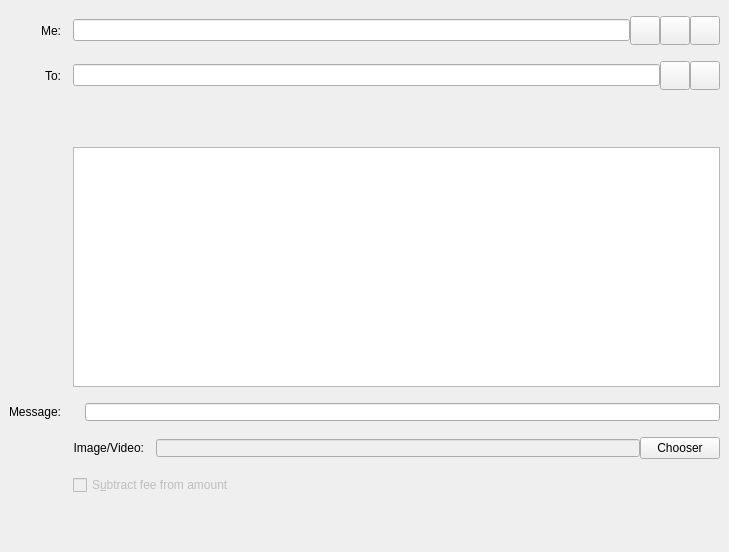
<?xml version="1.0" encoding="UTF-8"?>
<ui version="4.0">
 <class>ChatEntry</class>
 <widget class="QStackedWidget" name="ChatEntry">
  <property name="geometry">
   <rect>
    <x>0</x>
    <y>0</y>
    <width>729</width>
    <height>552</height>
   </rect>
  </property>
  <property name="focusPolicy">
   <enum>Qt::TabFocus</enum>
  </property>
  <property name="autoFillBackground">
   <bool>false</bool>
  </property>
  <property name="currentIndex">
   <number>0</number>
  </property>
  <widget class="QFrame" name="Chat">
   <property name="toolTip">
    <string>This is a normal payment.</string>
   </property>
   <property name="frameShape">
    <enum>QFrame::NoFrame</enum>
   </property>
   <layout class="QGridLayout" name="gridLayout">
    <property name="topMargin">
     <number>8</number>
    </property>
    <property name="bottomMargin">
     <number>4</number>
    </property>
    <property name="horizontalSpacing">
     <number>12</number>
    </property>
    <property name="verticalSpacing">
     <number>8</number>
    </property>
    <item row="1" column="1">
     <layout class="QHBoxLayout" name="chatToLayout">
      <property name="spacing">
       <number>0</number>
      </property>
      <item>
       <widget class="QValidatedLineEdit" name="chatTo">
        <property name="toolTip">
         <string>The IMG address to send the message</string>
        </property>
       </widget>
      </item>
      <item>
       <widget class="QToolButton" name="addressBookButton">
        <property name="toolTip">
         <string>Choose previously used address</string>
        </property>
        <property name="text">
         <string/>
        </property>
        <property name="iconSize">
         <size>
          <width>22</width>
          <height>22</height>
         </size>
        </property>
        <property name="shortcut">
         <string>Alt+A</string>
        </property>
       </widget>
      </item>
      <item>
       <widget class="QToolButton" name="pasteButton">
        <property name="toolTip">
         <string>Paste address from clipboard</string>
        </property>
        <property name="text">
         <string/>
        </property>
        <property name="iconSize">
         <size>
          <width>22</width>
          <height>22</height>
         </size>
        </property>
        <property name="shortcut">
         <string>Alt+P</string>
        </property>
       </widget>
      </item>
     </layout>
    </item>
    <item row="0" column="0">
     <widget class="QLabel" name="chatMelabel">
      <property name="text">
       <string>Me:</string>
      </property>
      <property name="alignment">
       <set>Qt::AlignRight|Qt::AlignTrailing|Qt::AlignVCenter</set>
      </property>
     </widget>
    </item>
    <item row="2" column="1">
     <widget class="QLabel" name="labelchatTo">
      <property name="maximumSize">
       <size>
        <width>16777215</width>
        <height>25</height>
       </size>
      </property>
      <property name="text">
       <string/>
      </property>
     </widget>
    </item>
    <item row="0" column="1">
     <layout class="QHBoxLayout" name="horizontalLayout_2">
      <property name="spacing">
       <number>0</number>
      </property>
      <item>
       <widget class="QValidatedLineEdit" name="chatReceive">
        <property name="toolTip">
         <string>IMG address to sender send you message</string>
        </property>
        <property name="maxLength">
         <number>33774</number>
        </property>
       </widget>
      </item>
      <item>
       <widget class="QToolButton" name="ReceiveAddressBookButton">
        <property name="text">
         <string/>
        </property>
        <property name="iconSize">
         <size>
          <width>22</width>
          <height>22</height>
         </size>
        </property>
       </widget>
      </item>
      <item>
       <widget class="QToolButton" name="pasteReceiveButton">
        <property name="text">
         <string/>
        </property>
        <property name="iconSize">
         <size>
          <width>22</width>
          <height>22</height>
         </size>
        </property>
       </widget>
      </item>
      <item>
       <widget class="QToolButton" name="deleteButton">
        <property name="toolTip">
         <string>Remove this entry</string>
        </property>
        <property name="text">
         <string/>
        </property>
        <property name="iconSize">
         <size>
          <width>22</width>
          <height>22</height>
         </size>
        </property>
       </widget>
      </item>
     </layout>
    </item>
    <item row="15" column="0">
     <widget class="QLabel" name="messageLabel">
      <property name="text">
       <string/>
      </property>
      <property name="alignment">
       <set>Qt::AlignRight|Qt::AlignTrailing|Qt::AlignVCenter</set>
      </property>
     </widget>
    </item>
    <item row="1" column="0">
     <widget class="QLabel" name="chatToLabel">
      <property name="text">
       <string>To:</string>
      </property>
      <property name="alignment">
       <set>Qt::AlignRight|Qt::AlignTrailing|Qt::AlignVCenter</set>
      </property>
      <property name="buddy">
       <cstring>chatTo</cstring>
      </property>
     </widget>
    </item>
    <item row="9" column="1">
     <widget class="QTableView" name="chattableView">
      <property name="minimumSize">
       <size>
        <width>600</width>
        <height>240</height>
       </size>
      </property>
      <property name="maximumSize">
       <size>
        <width>16777215</width>
        <height>240</height>
       </size>
      </property>
     </widget>
    </item>
    <item row="11" column="0">
     <widget class="QLabel" name="Labelimgbase64">
      <property name="text">
       <string>Message:</string>
      </property>
      <property name="alignment">
       <set>Qt::AlignRight|Qt::AlignTrailing|Qt::AlignVCenter</set>
      </property>
      <property name="buddy">
       <cstring>Imgbase64Edit</cstring>
      </property>
     </widget>
    </item>
    <item row="15" column="1">
     <widget class="QLabel" name="messageTextLabel">
      <property name="maximumSize">
       <size>
        <width>16777215</width>
        <height>25</height>
       </size>
      </property>
      <property name="toolTip">
       <string>A message that was attached to the dash: URI which will be stored with the transaction for your reference. Note: This message will not be sent over the Dash network.</string>
      </property>
      <property name="textFormat">
       <enum>Qt::PlainText</enum>
      </property>
     </widget>
    </item>
    <item row="11" column="1">
     <layout class="QHBoxLayout" name="horizontalLayout_3">
      <property name="spacing">
       <number>0</number>
      </property>
      <property name="leftMargin">
       <number>0</number>
      </property>
      <item>
       <widget class="QLineEdit" name="Imgbase64Edit">
        <property name="enabled">
         <bool>true</bool>
        </property>
        <property name="toolTip">
         <string>Enter a message to send.</string>
        </property>
        <property name="styleSheet">
         <string notr="true">margin-left:12px</string>
        </property>
        <property name="maxLength">
         <number>3000000</number>
        </property>
       </widget>
      </item>
     </layout>
    </item>
    <item row="13" column="1">
     <layout class="QHBoxLayout" name="horizontalLayout">
      <property name="spacing">
       <number>0</number>
      </property>
      <property name="leftMargin">
       <number>0</number>
      </property>
      <item>
       <widget class="QLabel" name="Imagelabel">
        <property name="text">
         <string>Image/Video:</string>
        </property>
        <property name="alignment">
         <set>Qt::AlignRight|Qt::AlignTrailing|Qt::AlignVCenter</set>
        </property>
       </widget>
      </item>
      <item>
       <widget class="QLineEdit" name="FileNamesTxt">
        <property name="enabled">
         <bool>false</bool>
        </property>
        <property name="styleSheet">
         <string notr="true">margin-left:12px</string>
        </property>
       </widget>
      </item>
      <item>
       <widget class="QPushButton" name="chooserButton">
        <property name="text">
         <string>Chooser</string>
        </property>
       </widget>
      </item>
     </layout>
    </item>
    <item row="14" column="1">
     <layout class="QHBoxLayout" name="horizontalLayoutAmount" stretch="0,1">
      <item>
       <widget class="BitcoinAmountField" name="payAmount" native="true">
        <property name="enabled">
         <bool>true</bool>
        </property>
       </widget>
      </item>
      <item>
       <widget class="QCheckBox" name="checkboxSubtractFeeFromAmount">
        <property name="enabled">
         <bool>false</bool>
        </property>
        <property name="visible">
         <bool>false</bool>
        </property>
        <property name="toolTip">
         <string>The fee will be deducted from the amount being sent. The recipient will receive a lower amount of Dash than you enter in the amount field. If multiple recipients are selected, the fee is split equally.</string>
        </property>
        <property name="text">
         <string>S&amp;ubtract fee from amount</string>
        </property>
       </widget>
      </item>
     </layout>
    </item>
   </layout>
  </widget>
  <widget class="QFrame" name="SendCoins_UnauthenticatedPaymentRequest">
   <property name="palette">
    <palette>
     <active>
      <colorrole role="WindowText">
       <brush brushstyle="SolidPattern">
        <color alpha="255">
         <red>0</red>
         <green>0</green>
         <blue>0</blue>
        </color>
       </brush>
      </colorrole>
      <colorrole role="Button">
       <brush brushstyle="SolidPattern">
        <color alpha="255">
         <red>255</red>
         <green>255</green>
         <blue>127</blue>
        </color>
       </brush>
      </colorrole>
      <colorrole role="Light">
       <brush brushstyle="SolidPattern">
        <color alpha="255">
         <red>255</red>
         <green>255</green>
         <blue>255</blue>
        </color>
       </brush>
      </colorrole>
      <colorrole role="Midlight">
       <brush brushstyle="SolidPattern">
        <color alpha="255">
         <red>255</red>
         <green>255</green>
         <blue>191</blue>
        </color>
       </brush>
      </colorrole>
      <colorrole role="Dark">
       <brush brushstyle="SolidPattern">
        <color alpha="255">
         <red>127</red>
         <green>127</green>
         <blue>63</blue>
        </color>
       </brush>
      </colorrole>
      <colorrole role="Mid">
       <brush brushstyle="SolidPattern">
        <color alpha="255">
         <red>170</red>
         <green>170</green>
         <blue>84</blue>
        </color>
       </brush>
      </colorrole>
      <colorrole role="Text">
       <brush brushstyle="SolidPattern">
        <color alpha="255">
         <red>0</red>
         <green>0</green>
         <blue>0</blue>
        </color>
       </brush>
      </colorrole>
      <colorrole role="BrightText">
       <brush brushstyle="SolidPattern">
        <color alpha="255">
         <red>255</red>
         <green>255</green>
         <blue>255</blue>
        </color>
       </brush>
      </colorrole>
      <colorrole role="ButtonText">
       <brush brushstyle="SolidPattern">
        <color alpha="255">
         <red>0</red>
         <green>0</green>
         <blue>0</blue>
        </color>
       </brush>
      </colorrole>
      <colorrole role="Base">
       <brush brushstyle="SolidPattern">
        <color alpha="255">
         <red>255</red>
         <green>255</green>
         <blue>255</blue>
        </color>
       </brush>
      </colorrole>
      <colorrole role="Window">
       <brush brushstyle="SolidPattern">
        <color alpha="255">
         <red>255</red>
         <green>255</green>
         <blue>127</blue>
        </color>
       </brush>
      </colorrole>
      <colorrole role="Shadow">
       <brush brushstyle="SolidPattern">
        <color alpha="255">
         <red>0</red>
         <green>0</green>
         <blue>0</blue>
        </color>
       </brush>
      </colorrole>
      <colorrole role="AlternateBase">
       <brush brushstyle="SolidPattern">
        <color alpha="255">
         <red>255</red>
         <green>255</green>
         <blue>191</blue>
        </color>
       </brush>
      </colorrole>
      <colorrole role="ToolTipBase">
       <brush brushstyle="SolidPattern">
        <color alpha="255">
         <red>255</red>
         <green>255</green>
         <blue>220</blue>
        </color>
       </brush>
      </colorrole>
      <colorrole role="ToolTipText">
       <brush brushstyle="SolidPattern">
        <color alpha="255">
         <red>0</red>
         <green>0</green>
         <blue>0</blue>
        </color>
       </brush>
      </colorrole>
     </active>
     <inactive>
      <colorrole role="WindowText">
       <brush brushstyle="SolidPattern">
        <color alpha="255">
         <red>0</red>
         <green>0</green>
         <blue>0</blue>
        </color>
       </brush>
      </colorrole>
      <colorrole role="Button">
       <brush brushstyle="SolidPattern">
        <color alpha="255">
         <red>255</red>
         <green>255</green>
         <blue>127</blue>
        </color>
       </brush>
      </colorrole>
      <colorrole role="Light">
       <brush brushstyle="SolidPattern">
        <color alpha="255">
         <red>255</red>
         <green>255</green>
         <blue>255</blue>
        </color>
       </brush>
      </colorrole>
      <colorrole role="Midlight">
       <brush brushstyle="SolidPattern">
        <color alpha="255">
         <red>255</red>
         <green>255</green>
         <blue>191</blue>
        </color>
       </brush>
      </colorrole>
      <colorrole role="Dark">
       <brush brushstyle="SolidPattern">
        <color alpha="255">
         <red>127</red>
         <green>127</green>
         <blue>63</blue>
        </color>
       </brush>
      </colorrole>
      <colorrole role="Mid">
       <brush brushstyle="SolidPattern">
        <color alpha="255">
         <red>170</red>
         <green>170</green>
         <blue>84</blue>
        </color>
       </brush>
      </colorrole>
      <colorrole role="Text">
       <brush brushstyle="SolidPattern">
        <color alpha="255">
         <red>0</red>
         <green>0</green>
         <blue>0</blue>
        </color>
       </brush>
      </colorrole>
      <colorrole role="BrightText">
       <brush brushstyle="SolidPattern">
        <color alpha="255">
         <red>255</red>
         <green>255</green>
         <blue>255</blue>
        </color>
       </brush>
      </colorrole>
      <colorrole role="ButtonText">
       <brush brushstyle="SolidPattern">
        <color alpha="255">
         <red>0</red>
         <green>0</green>
         <blue>0</blue>
        </color>
       </brush>
      </colorrole>
      <colorrole role="Base">
       <brush brushstyle="SolidPattern">
        <color alpha="255">
         <red>255</red>
         <green>255</green>
         <blue>255</blue>
        </color>
       </brush>
      </colorrole>
      <colorrole role="Window">
       <brush brushstyle="SolidPattern">
        <color alpha="255">
         <red>255</red>
         <green>255</green>
         <blue>127</blue>
        </color>
       </brush>
      </colorrole>
      <colorrole role="Shadow">
       <brush brushstyle="SolidPattern">
        <color alpha="255">
         <red>0</red>
         <green>0</green>
         <blue>0</blue>
        </color>
       </brush>
      </colorrole>
      <colorrole role="AlternateBase">
       <brush brushstyle="SolidPattern">
        <color alpha="255">
         <red>255</red>
         <green>255</green>
         <blue>191</blue>
        </color>
       </brush>
      </colorrole>
      <colorrole role="ToolTipBase">
       <brush brushstyle="SolidPattern">
        <color alpha="255">
         <red>255</red>
         <green>255</green>
         <blue>220</blue>
        </color>
       </brush>
      </colorrole>
      <colorrole role="ToolTipText">
       <brush brushstyle="SolidPattern">
        <color alpha="255">
         <red>0</red>
         <green>0</green>
         <blue>0</blue>
        </color>
       </brush>
      </colorrole>
     </inactive>
     <disabled>
      <colorrole role="WindowText">
       <brush brushstyle="SolidPattern">
        <color alpha="255">
         <red>127</red>
         <green>127</green>
         <blue>63</blue>
        </color>
       </brush>
      </colorrole>
      <colorrole role="Button">
       <brush brushstyle="SolidPattern">
        <color alpha="255">
         <red>255</red>
         <green>255</green>
         <blue>127</blue>
        </color>
       </brush>
      </colorrole>
      <colorrole role="Light">
       <brush brushstyle="SolidPattern">
        <color alpha="255">
         <red>255</red>
         <green>255</green>
         <blue>255</blue>
        </color>
       </brush>
      </colorrole>
      <colorrole role="Midlight">
       <brush brushstyle="SolidPattern">
        <color alpha="255">
         <red>255</red>
         <green>255</green>
         <blue>191</blue>
        </color>
       </brush>
      </colorrole>
      <colorrole role="Dark">
       <brush brushstyle="SolidPattern">
        <color alpha="255">
         <red>127</red>
         <green>127</green>
         <blue>63</blue>
        </color>
       </brush>
      </colorrole>
      <colorrole role="Mid">
       <brush brushstyle="SolidPattern">
        <color alpha="255">
         <red>170</red>
         <green>170</green>
         <blue>84</blue>
        </color>
       </brush>
      </colorrole>
      <colorrole role="Text">
       <brush brushstyle="SolidPattern">
        <color alpha="255">
         <red>127</red>
         <green>127</green>
         <blue>63</blue>
        </color>
       </brush>
      </colorrole>
      <colorrole role="BrightText">
       <brush brushstyle="SolidPattern">
        <color alpha="255">
         <red>255</red>
         <green>255</green>
         <blue>255</blue>
        </color>
       </brush>
      </colorrole>
      <colorrole role="ButtonText">
       <brush brushstyle="SolidPattern">
        <color alpha="255">
         <red>127</red>
         <green>127</green>
         <blue>63</blue>
        </color>
       </brush>
      </colorrole>
      <colorrole role="Base">
       <brush brushstyle="SolidPattern">
        <color alpha="255">
         <red>255</red>
         <green>255</green>
         <blue>127</blue>
        </color>
       </brush>
      </colorrole>
      <colorrole role="Window">
       <brush brushstyle="SolidPattern">
        <color alpha="255">
         <red>255</red>
         <green>255</green>
         <blue>127</blue>
        </color>
       </brush>
      </colorrole>
      <colorrole role="Shadow">
       <brush brushstyle="SolidPattern">
        <color alpha="255">
         <red>0</red>
         <green>0</green>
         <blue>0</blue>
        </color>
       </brush>
      </colorrole>
      <colorrole role="AlternateBase">
       <brush brushstyle="SolidPattern">
        <color alpha="255">
         <red>255</red>
         <green>255</green>
         <blue>127</blue>
        </color>
       </brush>
      </colorrole>
      <colorrole role="ToolTipBase">
       <brush brushstyle="SolidPattern">
        <color alpha="255">
         <red>255</red>
         <green>255</green>
         <blue>220</blue>
        </color>
       </brush>
      </colorrole>
      <colorrole role="ToolTipText">
       <brush brushstyle="SolidPattern">
        <color alpha="255">
         <red>0</red>
         <green>0</green>
         <blue>0</blue>
        </color>
       </brush>
      </colorrole>
     </disabled>
    </palette>
   </property>
   <property name="toolTip">
    <string>This is an unauthenticated payment request.</string>
   </property>
   <property name="autoFillBackground">
    <bool>true</bool>
   </property>
   <property name="frameShape">
    <enum>QFrame::NoFrame</enum>
   </property>
   <layout class="QGridLayout" name="gridLayout_is">
    <property name="spacing">
     <number>12</number>
    </property>
    <item row="0" column="0">
     <widget class="QLabel" name="payToLabel_is">
      <property name="text">
       <string>Pay To:</string>
      </property>
      <property name="alignment">
       <set>Qt::AlignRight|Qt::AlignTrailing|Qt::AlignVCenter</set>
      </property>
     </widget>
    </item>
    <item row="0" column="1">
     <layout class="QHBoxLayout" name="payToLayout_is">
      <property name="spacing">
       <number>0</number>
      </property>
      <item>
       <widget class="QLabel" name="payTo_is"/>
      </item>
      <item>
       <widget class="QToolButton" name="deleteButton_is">
        <property name="toolTip">
         <string>Remove this entry</string>
        </property>
        <property name="text">
         <string/>
        </property>
       </widget>
      </item>
     </layout>
    </item>
    <item row="1" column="0">
     <widget class="QLabel" name="memoLabel_is">
      <property name="text">
       <string>Memo:</string>
      </property>
      <property name="alignment">
       <set>Qt::AlignRight|Qt::AlignTrailing|Qt::AlignVCenter</set>
      </property>
     </widget>
    </item>
    <item row="1" column="1">
     <widget class="QLabel" name="memoTextLabel_is">
      <property name="textFormat">
       <enum>Qt::PlainText</enum>
      </property>
     </widget>
    </item>
    <item row="2" column="0">
     <widget class="QLabel" name="amountLabel_is">
      <property name="text">
       <string>A&amp;mount:</string>
      </property>
      <property name="alignment">
       <set>Qt::AlignRight|Qt::AlignTrailing|Qt::AlignVCenter</set>
      </property>
      <property name="buddy">
       <cstring>payAmount_is</cstring>
      </property>
     </widget>
    </item>
    <item row="2" column="1">
     <widget class="BitcoinAmountField" name="payAmount_is" native="true">
      <property name="acceptDrops">
       <bool>false</bool>
      </property>
     </widget>
    </item>
   </layout>
  </widget>
  <widget class="QFrame" name="SendCoins_AuthenticatedPaymentRequest">
   <property name="palette">
    <palette>
     <active>
      <colorrole role="WindowText">
       <brush brushstyle="SolidPattern">
        <color alpha="255">
         <red>0</red>
         <green>0</green>
         <blue>0</blue>
        </color>
       </brush>
      </colorrole>
      <colorrole role="Button">
       <brush brushstyle="SolidPattern">
        <color alpha="255">
         <red>140</red>
         <green>232</green>
         <blue>119</blue>
        </color>
       </brush>
      </colorrole>
      <colorrole role="Light">
       <brush brushstyle="SolidPattern">
        <color alpha="255">
         <red>230</red>
         <green>255</green>
         <blue>224</blue>
        </color>
       </brush>
      </colorrole>
      <colorrole role="Midlight">
       <brush brushstyle="SolidPattern">
        <color alpha="255">
         <red>185</red>
         <green>243</green>
         <blue>171</blue>
        </color>
       </brush>
      </colorrole>
      <colorrole role="Dark">
       <brush brushstyle="SolidPattern">
        <color alpha="255">
         <red>70</red>
         <green>116</green>
         <blue>59</blue>
        </color>
       </brush>
      </colorrole>
      <colorrole role="Mid">
       <brush brushstyle="SolidPattern">
        <color alpha="255">
         <red>93</red>
         <green>155</green>
         <blue>79</blue>
        </color>
       </brush>
      </colorrole>
      <colorrole role="Text">
       <brush brushstyle="SolidPattern">
        <color alpha="255">
         <red>0</red>
         <green>0</green>
         <blue>0</blue>
        </color>
       </brush>
      </colorrole>
      <colorrole role="BrightText">
       <brush brushstyle="SolidPattern">
        <color alpha="255">
         <red>155</red>
         <green>255</green>
         <blue>147</blue>
        </color>
       </brush>
      </colorrole>
      <colorrole role="ButtonText">
       <brush brushstyle="SolidPattern">
        <color alpha="255">
         <red>0</red>
         <green>0</green>
         <blue>0</blue>
        </color>
       </brush>
      </colorrole>
      <colorrole role="Base">
       <brush brushstyle="SolidPattern">
        <color alpha="255">
         <red>119</red>
         <green>255</green>
         <blue>233</blue>
        </color>
       </brush>
      </colorrole>
      <colorrole role="Window">
       <brush brushstyle="SolidPattern">
        <color alpha="255">
         <red>140</red>
         <green>232</green>
         <blue>119</blue>
        </color>
       </brush>
      </colorrole>
      <colorrole role="Shadow">
       <brush brushstyle="SolidPattern">
        <color alpha="255">
         <red>0</red>
         <green>0</green>
         <blue>0</blue>
        </color>
       </brush>
      </colorrole>
      <colorrole role="AlternateBase">
       <brush brushstyle="SolidPattern">
        <color alpha="255">
         <red>197</red>
         <green>243</green>
         <blue>187</blue>
        </color>
       </brush>
      </colorrole>
      <colorrole role="NoRole">
       <brush brushstyle="SolidPattern">
        <color alpha="255">
         <red>125</red>
         <green>194</green>
         <blue>122</blue>
        </color>
       </brush>
      </colorrole>
      <colorrole role="ToolTipBase">
       <brush brushstyle="SolidPattern">
        <color alpha="255">
         <red>255</red>
         <green>255</green>
         <blue>220</blue>
        </color>
       </brush>
      </colorrole>
      <colorrole role="ToolTipText">
       <brush brushstyle="SolidPattern">
        <color alpha="255">
         <red>0</red>
         <green>0</green>
         <blue>0</blue>
        </color>
       </brush>
      </colorrole>
     </active>
     <inactive>
      <colorrole role="WindowText">
       <brush brushstyle="SolidPattern">
        <color alpha="255">
         <red>0</red>
         <green>0</green>
         <blue>0</blue>
        </color>
       </brush>
      </colorrole>
      <colorrole role="Button">
       <brush brushstyle="SolidPattern">
        <color alpha="255">
         <red>140</red>
         <green>232</green>
         <blue>119</blue>
        </color>
       </brush>
      </colorrole>
      <colorrole role="Light">
       <brush brushstyle="SolidPattern">
        <color alpha="255">
         <red>230</red>
         <green>255</green>
         <blue>224</blue>
        </color>
       </brush>
      </colorrole>
      <colorrole role="Midlight">
       <brush brushstyle="SolidPattern">
        <color alpha="255">
         <red>185</red>
         <green>243</green>
         <blue>171</blue>
        </color>
       </brush>
      </colorrole>
      <colorrole role="Dark">
       <brush brushstyle="SolidPattern">
        <color alpha="255">
         <red>70</red>
         <green>116</green>
         <blue>59</blue>
        </color>
       </brush>
      </colorrole>
      <colorrole role="Mid">
       <brush brushstyle="SolidPattern">
        <color alpha="255">
         <red>93</red>
         <green>155</green>
         <blue>79</blue>
        </color>
       </brush>
      </colorrole>
      <colorrole role="Text">
       <brush brushstyle="SolidPattern">
        <color alpha="255">
         <red>0</red>
         <green>0</green>
         <blue>0</blue>
        </color>
       </brush>
      </colorrole>
      <colorrole role="BrightText">
       <brush brushstyle="SolidPattern">
        <color alpha="255">
         <red>155</red>
         <green>255</green>
         <blue>147</blue>
        </color>
       </brush>
      </colorrole>
      <colorrole role="ButtonText">
       <brush brushstyle="SolidPattern">
        <color alpha="255">
         <red>0</red>
         <green>0</green>
         <blue>0</blue>
        </color>
       </brush>
      </colorrole>
      <colorrole role="Base">
       <brush brushstyle="SolidPattern">
        <color alpha="255">
         <red>119</red>
         <green>255</green>
         <blue>233</blue>
        </color>
       </brush>
      </colorrole>
      <colorrole role="Window">
       <brush brushstyle="SolidPattern">
        <color alpha="255">
         <red>140</red>
         <green>232</green>
         <blue>119</blue>
        </color>
       </brush>
      </colorrole>
      <colorrole role="Shadow">
       <brush brushstyle="SolidPattern">
        <color alpha="255">
         <red>0</red>
         <green>0</green>
         <blue>0</blue>
        </color>
       </brush>
      </colorrole>
      <colorrole role="AlternateBase">
       <brush brushstyle="SolidPattern">
        <color alpha="255">
         <red>197</red>
         <green>243</green>
         <blue>187</blue>
        </color>
       </brush>
      </colorrole>
      <colorrole role="NoRole">
       <brush brushstyle="SolidPattern">
        <color alpha="255">
         <red>125</red>
         <green>194</green>
         <blue>122</blue>
        </color>
       </brush>
      </colorrole>
      <colorrole role="ToolTipBase">
       <brush brushstyle="SolidPattern">
        <color alpha="255">
         <red>255</red>
         <green>255</green>
         <blue>220</blue>
        </color>
       </brush>
      </colorrole>
      <colorrole role="ToolTipText">
       <brush brushstyle="SolidPattern">
        <color alpha="255">
         <red>0</red>
         <green>0</green>
         <blue>0</blue>
        </color>
       </brush>
      </colorrole>
     </inactive>
     <disabled>
      <colorrole role="WindowText">
       <brush brushstyle="SolidPattern">
        <color alpha="255">
         <red>70</red>
         <green>116</green>
         <blue>59</blue>
        </color>
       </brush>
      </colorrole>
      <colorrole role="Button">
       <brush brushstyle="SolidPattern">
        <color alpha="255">
         <red>140</red>
         <green>232</green>
         <blue>119</blue>
        </color>
       </brush>
      </colorrole>
      <colorrole role="Light">
       <brush brushstyle="SolidPattern">
        <color alpha="255">
         <red>230</red>
         <green>255</green>
         <blue>224</blue>
        </color>
       </brush>
      </colorrole>
      <colorrole role="Midlight">
       <brush brushstyle="SolidPattern">
        <color alpha="255">
         <red>185</red>
         <green>243</green>
         <blue>171</blue>
        </color>
       </brush>
      </colorrole>
      <colorrole role="Dark">
       <brush brushstyle="SolidPattern">
        <color alpha="255">
         <red>70</red>
         <green>116</green>
         <blue>59</blue>
        </color>
       </brush>
      </colorrole>
      <colorrole role="Mid">
       <brush brushstyle="SolidPattern">
        <color alpha="255">
         <red>93</red>
         <green>155</green>
         <blue>79</blue>
        </color>
       </brush>
      </colorrole>
      <colorrole role="Text">
       <brush brushstyle="SolidPattern">
        <color alpha="255">
         <red>70</red>
         <green>116</green>
         <blue>59</blue>
        </color>
       </brush>
      </colorrole>
      <colorrole role="BrightText">
       <brush brushstyle="SolidPattern">
        <color alpha="255">
         <red>155</red>
         <green>255</green>
         <blue>147</blue>
        </color>
       </brush>
      </colorrole>
      <colorrole role="ButtonText">
       <brush brushstyle="SolidPattern">
        <color alpha="255">
         <red>70</red>
         <green>116</green>
         <blue>59</blue>
        </color>
       </brush>
      </colorrole>
      <colorrole role="Base">
       <brush brushstyle="SolidPattern">
        <color alpha="255">
         <red>140</red>
         <green>232</green>
         <blue>119</blue>
        </color>
       </brush>
      </colorrole>
      <colorrole role="Window">
       <brush brushstyle="SolidPattern">
        <color alpha="255">
         <red>140</red>
         <green>232</green>
         <blue>119</blue>
        </color>
       </brush>
      </colorrole>
      <colorrole role="Shadow">
       <brush brushstyle="SolidPattern">
        <color alpha="255">
         <red>0</red>
         <green>0</green>
         <blue>0</blue>
        </color>
       </brush>
      </colorrole>
      <colorrole role="AlternateBase">
       <brush brushstyle="SolidPattern">
        <color alpha="255">
         <red>140</red>
         <green>232</green>
         <blue>119</blue>
        </color>
       </brush>
      </colorrole>
      <colorrole role="NoRole">
       <brush brushstyle="SolidPattern">
        <color alpha="255">
         <red>125</red>
         <green>194</green>
         <blue>122</blue>
        </color>
       </brush>
      </colorrole>
      <colorrole role="ToolTipBase">
       <brush brushstyle="SolidPattern">
        <color alpha="255">
         <red>255</red>
         <green>255</green>
         <blue>220</blue>
        </color>
       </brush>
      </colorrole>
      <colorrole role="ToolTipText">
       <brush brushstyle="SolidPattern">
        <color alpha="255">
         <red>0</red>
         <green>0</green>
         <blue>0</blue>
        </color>
       </brush>
      </colorrole>
     </disabled>
    </palette>
   </property>
   <property name="toolTip">
    <string>This is an authenticated payment request.</string>
   </property>
   <property name="autoFillBackground">
    <bool>true</bool>
   </property>
   <property name="frameShape">
    <enum>QFrame::NoFrame</enum>
   </property>
   <layout class="QGridLayout" name="gridLayout_s">
    <property name="spacing">
     <number>12</number>
    </property>
    <item row="0" column="0">
     <widget class="QLabel" name="payToLabel_s">
      <property name="text">
       <string>Pay To:</string>
      </property>
      <property name="alignment">
       <set>Qt::AlignRight|Qt::AlignTrailing|Qt::AlignVCenter</set>
      </property>
     </widget>
    </item>
    <item row="0" column="1">
     <layout class="QHBoxLayout" name="payToLayout_s">
      <property name="spacing">
       <number>0</number>
      </property>
      <item>
       <widget class="QLabel" name="payTo_s">
        <property name="textFormat">
         <enum>Qt::PlainText</enum>
        </property>
       </widget>
      </item>
      <item>
       <widget class="QToolButton" name="deleteButton_s">
        <property name="toolTip">
         <string>Remove this entry</string>
        </property>
        <property name="text">
         <string/>
        </property>
       </widget>
      </item>
     </layout>
    </item>
    <item row="1" column="0">
     <widget class="QLabel" name="memoLabel_s">
      <property name="text">
       <string>Memo:</string>
      </property>
      <property name="alignment">
       <set>Qt::AlignRight|Qt::AlignTrailing|Qt::AlignVCenter</set>
      </property>
     </widget>
    </item>
    <item row="1" column="1">
     <widget class="QLabel" name="memoTextLabel_s">
      <property name="textFormat">
       <enum>Qt::PlainText</enum>
      </property>
     </widget>
    </item>
    <item row="2" column="0">
     <widget class="QLabel" name="amountLabel_s">
      <property name="text">
       <string>A&amp;mount:</string>
      </property>
      <property name="alignment">
       <set>Qt::AlignRight|Qt::AlignTrailing|Qt::AlignVCenter</set>
      </property>
      <property name="buddy">
       <cstring>payAmount_s</cstring>
      </property>
     </widget>
    </item>
    <item row="2" column="1">
     <widget class="BitcoinAmountField" name="payAmount_s" native="true">
      <property name="acceptDrops">
       <bool>false</bool>
      </property>
     </widget>
    </item>
   </layout>
  </widget>
 </widget>
 <customwidgets>
  <customwidget>
   <class>BitcoinAmountField</class>
   <extends>QWidget</extends>
   <header>bitcoinamountfield.h</header>
   <container>1</container>
  </customwidget>
  <customwidget>
   <class>QValidatedLineEdit</class>
   <extends>QLineEdit</extends>
   <header>qvalidatedlineedit.h</header>
  </customwidget>
 </customwidgets>
 <tabstops>
  <tabstop>addressBookButton</tabstop>
  <tabstop>pasteButton</tabstop>
  <tabstop>payAmount_is</tabstop>
  <tabstop>deleteButton_is</tabstop>
  <tabstop>payAmount_s</tabstop>
  <tabstop>deleteButton_s</tabstop>
 </tabstops>
 <resources>
  <include location="../imagecoin.qrc"/>
 </resources>
 <connections/>
</ui>
